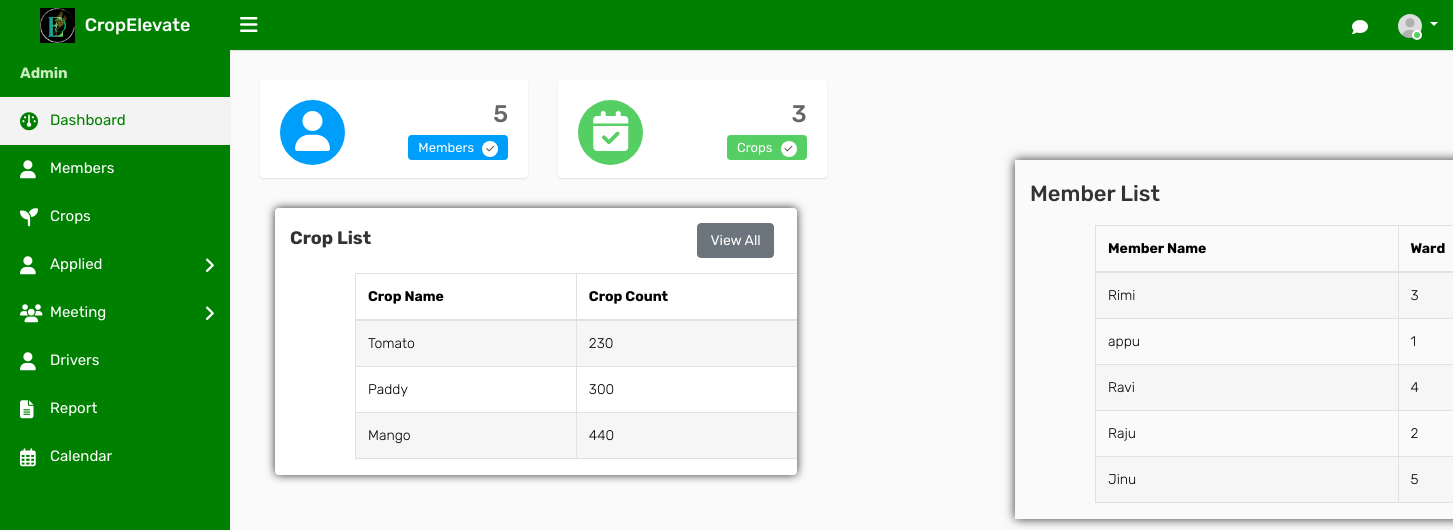
Page /adindex on the committed database.
### ceapp/models.py (models this page shows, shortened)
class Crop(models.Model):
    Namec = models.CharField(max_length=100)
    des = models.TextField()
    start_date = models.DateField(null=True, blank=True)
    end_date = models.DateField(null=True, blank=True)
    count = models.PositiveIntegerField(default=0)
    crop_photo = models.ImageField(upload_to='crop_photos/', blank=True, null=True)
    is_active = models.BooleanField(default=True)
    created_at = models.DateTimeField(auto_now_add=True)
    current = models.BooleanField(default=False)

class Member(models.Model):
    user = models.ForeignKey(CustomUser, on_delete=models.CASCADE, blank=True, null=True)
    Name = models.CharField(max_length=100,null=True, blank=True)
    email = models.EmailField(max_length=100,null=True, blank=True)
    admin_set_password = models.CharField(max_length=128, blank=True, null=True)
    dob = models.CharField(max_length=100,null=True, blank=True)
    address = models.TextField()
    district= models.CharField(max_length=100,null=True, blank=True)
    taluk = models.CharField(max_length=255, null=True, blank=True)
    Panchayat = models.CharField(max_length=100,null=True, blank=True)
    wardname = models.CharField(max_length=100,null=True, blank=True)
    wardno = models.IntegerField(max_length=100,null=True, blank=True)
    postal = models.IntegerField()
    phone = models.IntegerField()
    bio=models.TextField()
    profile_photo = models.ImageField(upload_to='profile_photos/', blank=True, null=True)
    amob = models.IntegerField(max_length=100,null=True, blank=True)
    aemail = models.CharField(max_length=255, null=True, blank=True)
    degree = models.CharField(max_length=255, null=True, blank=True)
    institution = models.CharField(max_length=255, null=True,blank=True)
    reset_password = models.CharField(max_length=128, null=True, blank=True)  # New field for reset password
    is_active = models.BooleanField(default=True)

### ceapp/views.py (the view)
# urls.py: path('adindex',views.adindex,name='adindex'),
def adindex(request):
    me = Member.objects.all()
    me_count = me.count()
    c=Crop.objects.all()
    c_count=c.count()
    crops = Crop.objects.all()
    approval = ApplyCrop.objects.all()
    approval_count = approval.count()
    context = {'me': me, 'me_count': me_count,'c':c, 'c_count':c_count,'crops': crops ,'approval':approval,'approval_count':approval_count}
    return render(request, 'admintemp/adindex.html', context)

### templates/admintemp/adindex.html (shortened to what this page needs)
{% load static %}
<!DOCTYPE html>
<html lang="en">
<head>
    <link rel="stylesheet" type="text/css" href="{% static 'assets/css/bootstrap.min.css' %}">
    <link rel="stylesheet" type="text/css" href="{% static 'assets/css/font-awesome.min.css' %}">
    <link rel="stylesheet" type="text/css" href="{% static 'assets/css/style.css' %}">
    <link rel="stylesheet" href="https://cdnjs.cloudflare.com/ajax/libs/font-awesome/6.2.0/css/all.min.css">
</head>
<body>
    <div class="main-wrapper">
        <div class="header">
			<div class="header-left">
				<a href="{% url 'adindex' %}" class="logo">
					<img src="{% static 'assets/img/adminlogo1.png' %}" width="35" height="35" alt=""> <span>CropElevate</span>
				</a>
			</div>
			<a id="toggle_btn" href="javascript:void(0);"><i class="fa fa-bars"></i></a>
            <ul class="nav user-menu float-right">
                <li class="nav-item dropdown d-none d-sm-block">
                    <a href="javascript:void(0);" id="open_msg_box" class="hasnotifications nav-link"><i class="fa fa-comment-o"></i> </a>
                </li>
                <li class="nav-item dropdown has-arrow">
                    <a href="#" class="dropdown-toggle nav-link user-link" data-toggle="dropdown">
                        <span class="user-img">
							<img class="rounded-circle" src="{% static 'assets/img/user.jpg' %}" width="24" alt="Admin">
							<span class="status online"></span>
						</span>
                    </a>
                </li>
            </ul>
        </div>
        <div class="sidebar" id="sidebar">
            <div class="sidebar-inner slimscroll">
                <div id="sidebar-menu" class="sidebar-menu">
                    <ul>
                        <li class="menu-title" style="color:#c9edbe; font-weight:bold;">Admin</li>
                        <li class="active">
                            <a href="{% url 'adindex' %}"><i class="fa fa-dashboard"></i> <span>Dashboard</span></a>
                        </li>
						<li>
                            <a href="{% url 'admember' %}" id="memind"><i class="fa fa-user"></i> <span>Members</span></a>
                        </li>
                        <li>
                            <a href="{% url 'adcrop' %}" id="cid"><i class="fas fa-seedling fa-2x"></i> <span>Crops</span></a>
                        </li>
                        <li class="submenu green-background">
                            <a href="#"><i class="fa fa-user"></i> Applied <span class="menu-arrow"></span></a>
                        </li>
                         <li class="submenu green-background">
                            <a href="#" id="met"><i class="fas fa-users fa-2x"></i>  Meeting<span class="menu-arrow"></span></a>
                        </li>
                        <li>
                            <a href="{% url 'addriver' %}"><i class="fa fa-user"></i> <span>Drivers</span></a>
                        </li>
                        <li>
                            <a href="{% url 'adreport' %}"><i class="fas fa-file-text"></i>
                            </i> <span>Report</span></a>
                        </li>
                        <li>
                            <a href="{% url 'adcalendar' %}"><i class="far fa-calendar-alt fa-2x"></i>
                                <span>Calendar</span></a>
                        </li>
                    </ul>
                </div>
            </div>
        </div>
        <div class="page-wrapper">
            <div class="content">
                <div class="row">
                    <div class="col-md-6 col-sm-6 col-lg-6 col-xl-3">
                        <div class="dash-widget">
							<span class="dash-widget-bg1"><i class="fa fa-user-o" aria-hidden="true"></i></span>
							<div class="dash-widget-info text-right">
								<h3>{{me_count}}</h3>
								<span class="widget-title1">Members <i class="fa fa-check" aria-hidden="true"></i></span>
							</div>
                        </div>
                    </div>
                    <div class="col-md-6 col-sm-6 col-lg-6 col-xl-3">
                        <div class="dash-widget">
                            <span class="dash-widget-bg2"><i class="fa fa-calendar-check-o"></i></span>
                            <div class="dash-widget-info text-right">
                                <h3>{{c_count}}</h3>
                                <span class="widget-title2">Crops <i class="fa fa-check" aria-hidden="true"></i></span>
                            </div>
                        </div>
                    </div>
					</div>
                    <div class="col-12 col-md-6 col-lg-8 col-xl-8">
                        <div class="card">
                            <div class="card-header">
                                <h4 class="card-title d-inline-block" style="font-weight:bold;">Crop List</h4>
                                <a href="{% url 'adcrop' %}" class="btn btn-secondary float-right mr-2">View All</a>
                            </div>
                            <div class="table-responsive ml-auto">
                                <table class="table table-bordered table-striped">
                                    <thead>
                                        <tr>
                                            <th>Crop Name</th>
                                            <th>Crop Count</th>
                                        </tr>
                                    </thead>
                                    <tbody>
                                        {% for crop in crops %}
                                        <tr>
                                            <td>{{ crop.Namec }}</td>
                                            <td>{{ crop.count }}</td>
                                        </tr>
                                        {% endfor %}
                                    </tbody>
                                </table>
                            </div>
                        </div>
                    </div>
    </div>
</div>
<div class="col-12 col-md-6 col-lg-6 col-xl-6">
    <div class="card2">
        <div class="card2-header"><br>
            <h4 class="card-title d-inline-block" style="margin-left:15px; font-size:22px;">Member List</h4>
        </div>
        <div class="table-responsive ml-auto">
            <table class="table table-bordered table-striped">
                <thead>
                    <tr>
                        <th>Member Name</th>
                        <th>Ward</th>
                    </tr>
                </thead>
                <tbody>
                    {% for member in me %}
                    <tr>
                        <td>{{ member.Name }}</td>
                        <td>{{ member.wardno }}</td>
                    </tr>
                    {% endfor %}
                </tbody>
            </table>
        </div>
    </div>
    </div>
</div>
</body>
</html>

### rows in the picture
Crop: Namec "Tomato", count "230"
Crop: Namec "Paddy", count "300"
Crop: Namec "Mango", count "440"
Member: Name "Rimi", wardno "3"
Member: Name "appu", wardno "1"
Member: Name "Ravi", wardno "4"
Member: Name "Raju", wardno "2"
Member: Name "Jinu", wardno "5"

### other values in the picture
{{ me_count }} "5"
{{ c_count }} "3"
